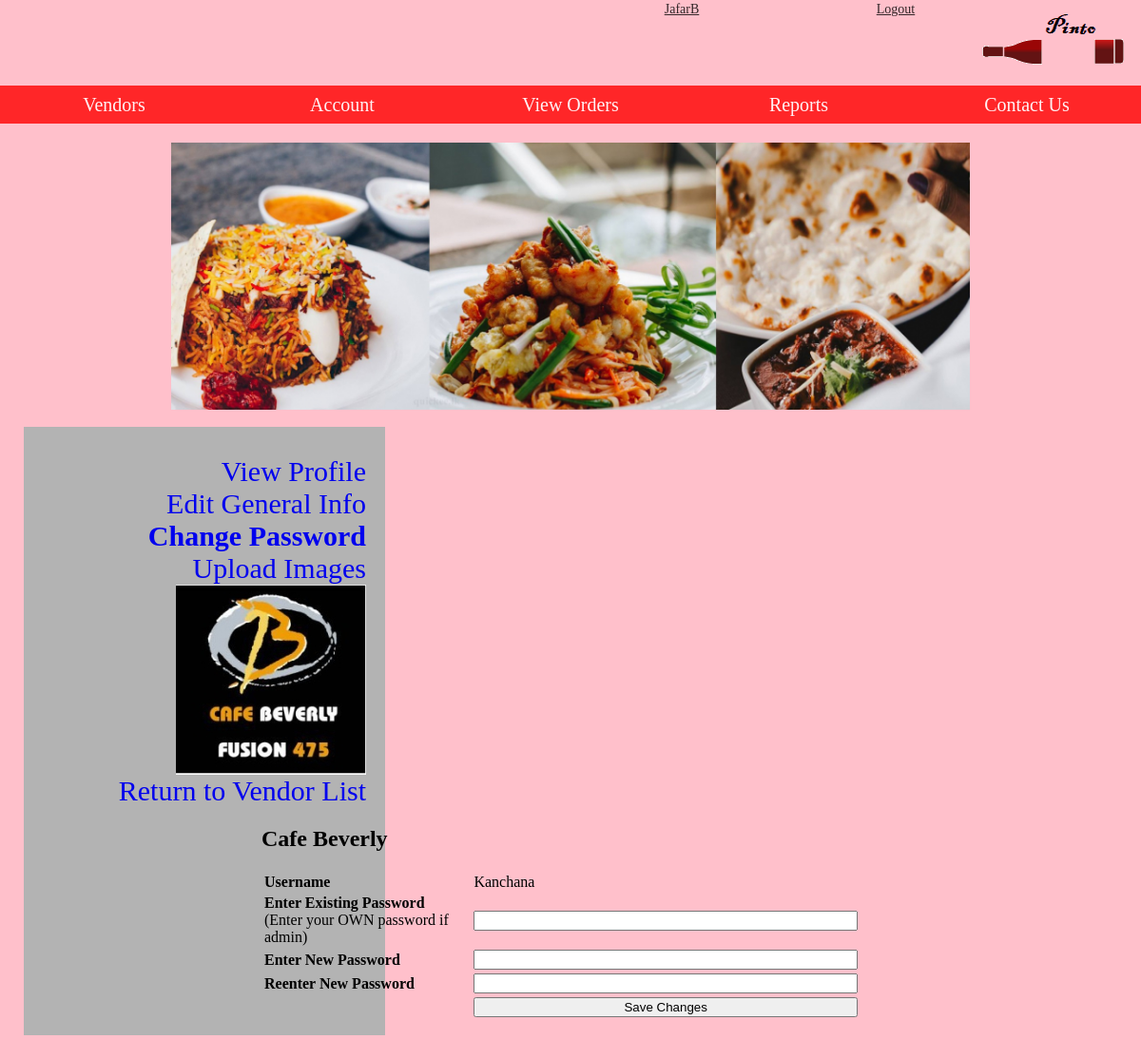
The app's page /source/vendorprofile.php?tab=pwrd&id=1 (signed in) with its own data.
### tables this page shows
CREATE TABLE `vendor` (
  `vendor_id` int(10) UNSIGNED NOT NULL,
  `vendor_name` varchar(50) NOT NULL,
  `vendor_address` varchar(255) NOT NULL,
  `vendor_city` enum('Colombo 1','Colombo 2','Colombo 3','Colombo 4','Colombo 5','Colombo 6','Colombo 7','Colombo 8','Colombo 9','Colombo 10','Colombo 11','Colombo 12','Colombo 13','Colombo 14','Colombo 15') NOT NULL,
  `vendor_joindate` datetime NOT NULL,
  `vendor_phone` varchar(13) NOT NULL,
  `vendor_email` varchar(50) DEFAULT NULL,
  `comments` text DEFAULT NULL,
  `vendor_isactive` enum('0','1') NOT NULL DEFAULT '1',
  `vendor_dateinactive` datetime DEFAULT NULL,
  `weekday_start` time DEFAULT NULL,
  `weekday_end` time DEFAULT NULL,
  `sat_start` time DEFAULT NULL,
  `sat_end` time DEFAULT NULL,
  `sun_start` time DEFAULT NULL,
  `sun_end` time DEFAULT NULL
);

CREATE TABLE `vendor_login` (
  `vendor_username` varchar(50) NOT NULL,
  `vendor_password` char(41) NOT NULL,
  `vendor_id` int(10) UNSIGNED NOT NULL
);

### source/functions.php (called while the page is built, shortened)
<?php
function get_vendorname($id){
	global $db;
	$query = 'SELECT vendor_name FROM vendor WHERE vendor_id='.$id;
	$result = mysqli_query($db,$query)or die(mysqli_error($db));
	$row = mysqli_fetch_assoc($result);
	extract($row);
	return $vendor_name;
}
function get_vendor_un($id){
	global $db;
	$query = 'SELECT vendor_username
					FROM vendor_login
						WHERE vendor_id='.$id;
	$result = mysqli_query($db,$query)or die(mysqli_error($db));
	$row = mysqli_fetch_assoc($result);
	extract($row);
	return $vendor_username;
}
?>

### source/vendorprofile.php (the view, shortened to what this page needs)
<?php
include 'dbconnect.php';
include 'functions.php';
?>
<html>
<head>
</head>
<body>
<?php
include 'NavMenu.php';
if(isset($_GET['id'])){
	$vendor_id = $_GET['id'];
	echo '<img src="images/vendors/'.$vendor_id.'.jpg" style="width: 70%; display: block; margin: 0 auto 0 auto;">';
	echo '<br>';
	$query = 'SELECT * FROM vendor WHERE vendor_id='.$vendor_id;
	$result = mysqli_query($db, $query) or die(mysqli_error($db));
	$row = mysqli_fetch_assoc($result);
	extract($row);
}
?>
<div id="Wrapper">
<div id="Navigation">
<?php
echo '<div>';
echo '<ul>';
	echo (isset($_GET['tab'])&&($_GET['tab']=='view'))? '<li class="selected">':'<li>';
	echo (isset($_GET['id']))? '<a href="vendorprofile.php?tab=view&id='.$_GET['id'].'">View Profile</a>':'View Profile';
	echo '</li>';
	echo (isset($_GET['tab'])&&($_GET['tab']=='general'))? '<li class="selected">':'<li>';
	echo (isset($_GET['id']))? '<a href="vendorprofile.php?tab=general&id='.$_GET['id'].'">Edit General Info</a>':'Edit General Info';
	echo '</li>';
	echo (isset($_GET['tab'])&&($_GET['tab']=='pwrd'))? '<li class="selected">':'<li>';
	echo (isset($_GET['id']))? '<a href="vendorprofile.php?tab=pwrd&id='.$_GET['id'].'">Change Password</a>':'Login Info';
	echo '</li>';
	echo (isset($_GET['tab'])&&($_GET['tab']=='upload'))? '<li class="selected">':'<li>';
	echo (isset($_GET['id']))? '<a href="vendorprofile.php?tab=upload&id='.$_GET['id'].'">Upload Images</a>':'Upload Images';
	echo '</li>';
echo '</ul>';
if(isset($_GET['id'])){
echo '<img src="images/vendors/logos/'.$vendor_id.'.jpg" align="right" alt="Logo">';
} elseif(isset($_SESSION['addvendor']['logo'])){
echo '<img src="'.$_SESSION['addvendor']['logo'].'" align="right" alt="Logo Not Uploaded">';
}
echo '</div>';
echo '<div style="clear:both;">';
echo '<ul>';
if($_SESSION['usertype']=='vendor'){
	echo '<li><a href="vendor_productview.php?id='.$vendor_id.'">Return to Product page</a></li>';
} else {
	echo '<li><a href="vendormngt.php">Return to Vendor List</a></li>';
}
echo '</ul>';
echo '</div>';
echo '</div>';
?>
<div id="ProfileForm">
<?php
if(isset($_GET['id'])){
	echo '<h2>'.get_vendorname($vendor_id).'</h2>';
}
switch($_GET['tab']){
	?>
	<?php
	case 'pwrd':
	if(isset($vendor_id)){
	?>
	<form action="vndrprcommit.php" method="POST">
	<table width="70%">
	<tr>
	<td width="35%"><b>Username</b></td>
	<td><?php echo get_vendor_un($vendor_id); ?></td>
	</tr><tr>
	<td><b>Enter Existing Password</b></br>(Enter your OWN password if admin)</td>
	<td><input type="password" maxlength="20" name="old_pwrd"></td>
	</tr><tr>
	<td><b>Enter New Password</b></td>
	<td><input type="password" maxlength="20" name="new_pwrd"></td>
	</tr><tr>
	<td><b>Reenter New Password</b></td>
	<td><input type="password" maxlength="20" name="new_pwrd2"></td>
	</tr>
	<tr><td>
	<input type="hidden" name="vendor_id" value="<?php echo $vendor_id;?>"/></td>
	<td><input type="submit" name="submit" value="Save Changes"/></td>
	</tr>
	</table>
	</form>
	<?php
	}
	break;
	?>
	<?php
}
echo '</div>';
echo '</div>';
?>
</body>
</html>

### source/style.css (style rules this page uses)
body { background-color:#ffc0cb; margin: 150px 0px 0px 0px; }

### source/vendorprofile.php (style rules this page uses)
#Wrapper { overflow: hidden; margin-bottom:25px; }
#Navigation { width: 360px; float: left; font-size:30px; text-align: right; margin-left:25px; background-color: #b3b3b3; padding-right: 20px; padding-bottom: 500em; margin-bottom: -500em; }
#ProfileForm { width: 900px; float:right; margin-right:25px; padding-bottom: 500em; margin-bottom: -500em; }
#Navigation .selected { font-weight: bold; }
#Navigation a { text-decoration:none; display: block; }
#Navigation ul { list-style-type: none; padding:0; margin-bottom:0; }
input { width: 100%; box-sizing: border-box; }

### records on screen
vendor: get_vendorname($vendor_id) "Cafe Beverly", vendor_id.vendor_username "Kanchana"

### other values on screen
$_SESSION['username'] "JafarB"
